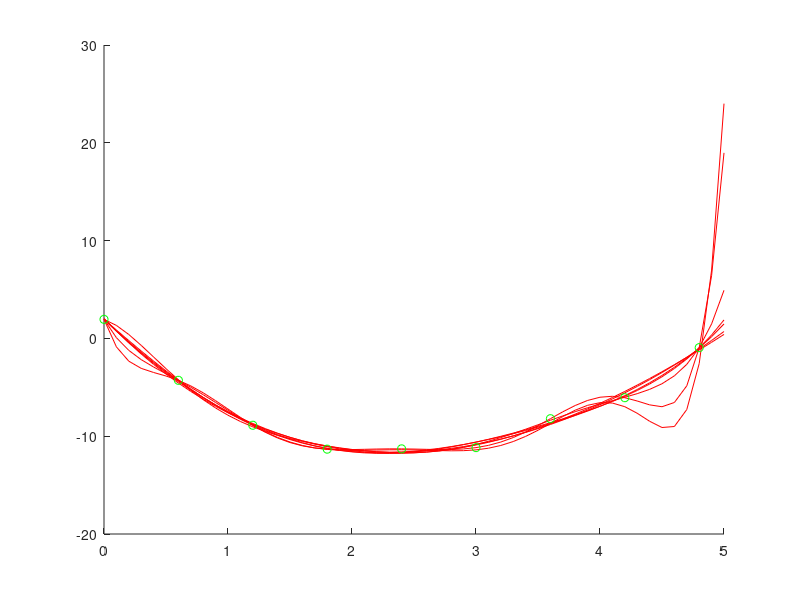

The MATLAB script that drew this image: (Note: this script raises an error after producing the figure.)
% Lineare Regression

function MyLinearRegression()
    clc, clear, close all
    x_start = 0;
    x_end = 5;
    x_interval = 0.1;
    G = 10;
    [x,y]=generateXY(x_start,x_end,x_interval,G);

    my = 0;
    Sigma = 0.7;
    [x_t,t]=generateTrainingsSet(x,y,G,my,Sigma);

    y_t = t';
    lambda = 0.0001;
    
    %%A_3 = createA(x_t,3);
    %%w_star_3 = compute_w_star(A_3,y_t,lamda);
    %%y_star_3 = createPolynomValues(x,w_star_3);
    %
    %%A_4 = createA(x_t,4);
    %%w_star_4 = compute_w_star(A_4,y_t,lamda);
    %%y_star_4 = createPolynomValues(x,w_star_4);
    %
    %%plotData(x,y,x_t,t,y_star_3,y_star_4);
    %
    dimension_start = 3;
    dimension_end = 9;
    W_star = trans_x_comp_w_star(x_t,y_t,lambda,dimension_start, dimension_end);
    Y = createPolynomValuesW(x,W_star);

    hold on %%DAN
    plotDataY(x,Y,'-', 'r'); %%DAN
    plotDataY(x_t, t,'o', 'g'); %%DAN
    %plotDataY(x_t, t,'-', 'g'); 
    hold off %%DAN

    % % test of online LMS
    %E_threshold = 0.01;
    %lambda = 0.05;
    %A_3 = createA(x_t,3);
    %w_online_3 = onlineLMS(A_3, y_t ,lambda, E_threshold);
    %[Y_online, its_online] = createPolynomValuesW(x,w_online_3);
    
    % test influence of lambda on convergence of online LMS
    Lambdas = 0.001:0.001:1;
    [m_l,n_l]=size(Lambdas);
    
    A_3 = createA(x_t,3);
    E_threshold = 0.01;
    for index_lambda=1:n_l    
        w_online_3 = onlineLMS(A_3, y_t ,Lambdas(index_lambda), E_threshold);
        [Y_online, its_online] = createPolynomValuesW(x,w_online_3);
    
    end
    

end

function [x,y]=generateXY(x_start,x_end,x_interval,G)
    x = x_start:x_interval:x_end;
    y = 2.*x.^2-G.*x+1;
end

function [x_t,t] = generateTrainingsSet(x,y,G,my,Sigma)
    % Y=grand(m,n,'nor',Av,Sd) generates random variates from the normal distribution with mean Av (real) and standard deviation Sd (real >= 0)

    %%DAN (-> nur falls 6 random punkte)
    %%x_t = x(randperm(length(x)));
    %%x_t = sort(x_t(1:6));
    x_t = x(1:6:end);
    
    [m,n] = size(x_t);
    % Scilab
    %noise = grand(m,n,'nor',my, Sigma);
    % Matlab
    %noise = normrnd(my, Sigma,m,n);
    
    %% DAN matlab < 2014:
    noise = randn(m,n)*Sigma + my;
    y_t = 2*x_t.^2-G*x_t+1;
    t = y_t + noise;    
end

function plotData(x,y,x_t,t,y_star, y_star_II)
    clf;
    %set(gca(),"auto_clear","off");
    plot(x,y,'ro-',x_t,t,'bo-',x,y_star,'go-',x,y_star_II,'co-');
    %set(gca(),"auto_clear","on");    
end

function plotDataY(x,Y, mode, color)
    plotColors = ['r','g','b','c','m','y'];
    [m,n] = size(Y);
    [i,j] = size(plotColors);
    %clf;
    %set(gca(),"auto_clear","off");
    %hold on;%DAN
    for index=1:m
        if(nargin<4)
            plotArg = strcat([plotColors(mod(index-1,j)+1),mode]);
        else
            plotArg = strcat([color,mode]);
        end
        %plot(x,Y(index,:),'ro-');
        plot(x,Y(index,:),plotArg);
    end
    %hold off;%DAN
    %set(gca(),"auto_clear","on");    
end

function A = createA(x,d)
    % d ... dimension of polynom
    [m,n] = size(x);
    A = zeros(d,n);
    % transform x into a polynom of degree d
    for index=1:d+1
        A(index,:) = x.^(index-1);
    end    
end

function w_star = compute_w_star(A,y,lambda)
    % create pseudo inverse and compute Aw=b
    % see UNDERSTANDING MACHINE LEARNING, page 94ff
    AAT = A*A';
    b = A*y;
    succ = 0;
    A_plus = [];
    while ~succ
        try
            A_plus = inv(AAT);
            succ = 1;
        catch
            % check if above is not invertible
            [m,n] = size(AAT);
            AAT = lambda*eye(m,n) + AAT;
        end
    end
    w_star = A_plus*b;
end

function y = createPolynomValues(x,w)
    [m,n]=size(x);
    I=ones(m,n);
    y = w(1).*I;
    [m2,n2] = size(w);
    pol_degree = m2 - 1;
    for index=1:pol_degree
        y = y+w(index+1).*x.^index;
    end
end

function Y = createPolynomValuesW(x,W)
    [m,n] = size(W);
    [i,j] = size(x);
    Y = zeros(n,j);
    for index=1:n
        Y(index,:) = createPolynomValues(x,W(:,index));
    end
end

function W_star = trans_x_comp_w_star(x, y, lambda, dimension_start, dimension_end)
    % w_star is a column vector
    % W_star is a list of column vectors
    A_i = createA(x,dimension_start);
    W_star = compute_w_star(A_i,y,lambda);
    for dimension_i=dimension_start+1:dimension_end
        A_i = createA(x,dimension_i);
        % add zero line at the bottom
        [m,n] = size(W_star);
        W_star = cat(1,W_star,zeros(1,n));
        W_star = cat(2,W_star,compute_w_star(A_i,y,lambda));
    end
end

function [w_t, its] = onlineLMS(A,t,lambda, E_threshold)
    % implement online learn from formula    
    %w(t+1) = w(t) + lambda* (t(i) - o(i)) * x(i);    
    
    [m,n] = size(A);
    w_t = zeros(m,1);
    E_tm1 = intmax;
    E_t = 0;
    its =0;
    while abs(E_t - E_tm1) > E_threshold
        E_tm1 = E_t;
        for i_index=1:n
            x_i = A(:,i_index);
            t_i = t(i_index);
            o_i = w_t'*x_i;
            % calculate cost
            E_t = E_t + (t_i-o_i)^2;
            % update w
            w_t = w_t + lambda*(t_i-o_i)*x_i;
        end
        its = its + 1;
    end
end
